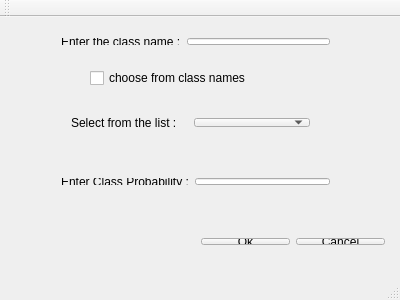
<?xml version="1.0" encoding="UTF-8"?>
<ui version="4.0">
 <class>AddClass</class>
 <widget class="QMainWindow" name="AddClass">
  <property name="geometry">
   <rect>
    <x>0</x>
    <y>0</y>
    <width>400</width>
    <height>300</height>
   </rect>
  </property>
  <property name="windowTitle">
   <string>AddClass</string>
  </property>
  <widget class="QWidget" name="centralWidget">
   <widget class="QWidget" name="layoutWidget">
    <property name="geometry">
     <rect>
      <x>60</x>
      <y>90</y>
      <width>261</width>
      <height>31</height>
     </rect>
    </property>
    <layout class="QHBoxLayout" name="horizontalLayout_2">
     <item>
      <widget class="QLabel" name="label_3">
       <property name="text">
        <string>Select from the list :</string>
       </property>
      </widget>
     </item>
     <item>
      <widget class="QComboBox" name="comboBox"/>
     </item>
    </layout>
   </widget>
   <widget class="QWidget" name="layoutWidget">
    <property name="geometry">
     <rect>
      <x>50</x>
      <y>10</y>
      <width>291</width>
      <height>29</height>
     </rect>
    </property>
    <layout class="QHBoxLayout" name="horizontalLayout">
     <item>
      <widget class="QLabel" name="label">
       <property name="text">
        <string>Enter the class name :</string>
       </property>
      </widget>
     </item>
     <item>
      <widget class="QLineEdit" name="lineEdit"/>
     </item>
    </layout>
   </widget>
   <widget class="QWidget" name="layoutWidget">
    <property name="geometry">
     <rect>
      <x>190</x>
      <y>210</y>
      <width>206</width>
      <height>29</height>
     </rect>
    </property>
    <layout class="QHBoxLayout" name="horizontalLayout_3">
     <item>
      <widget class="QPushButton" name="pushButton_ok">
       <property name="text">
        <string>Ok</string>
       </property>
      </widget>
     </item>
     <item>
      <widget class="QPushButton" name="pushButton_cancel">
       <property name="text">
        <string>Cancel</string>
       </property>
      </widget>
     </item>
    </layout>
   </widget>
   <widget class="QCheckBox" name="checkBox">
    <property name="geometry">
     <rect>
      <x>90</x>
      <y>50</y>
      <width>201</width>
      <height>22</height>
     </rect>
    </property>
    <property name="text">
     <string>choose from class names</string>
    </property>
   </widget>
   <widget class="QWidget" name="layoutWidget_2">
    <property name="geometry">
     <rect>
      <x>50</x>
      <y>150</y>
      <width>291</width>
      <height>29</height>
     </rect>
    </property>
    <layout class="QHBoxLayout" name="horizontalLayout_4">
     <item>
      <widget class="QLabel" name="label_2">
       <property name="text">
        <string>Enter Class Probability :</string>
       </property>
      </widget>
     </item>
     <item>
      <widget class="QLineEdit" name="probability"/>
     </item>
    </layout>
   </widget>
  </widget>
  <widget class="QMenuBar" name="menuBar">
   <property name="geometry">
    <rect>
     <x>0</x>
     <y>0</y>
     <width>400</width>
     <height>25</height>
    </rect>
   </property>
  </widget>
  <widget class="QToolBar" name="mainToolBar">
   <attribute name="toolBarArea">
    <enum>TopToolBarArea</enum>
   </attribute>
   <attribute name="toolBarBreak">
    <bool>false</bool>
   </attribute>
  </widget>
  <widget class="QStatusBar" name="statusBar"/>
 </widget>
 <layoutdefault spacing="6" margin="11"/>
 <resources/>
 <connections/>
</ui>
